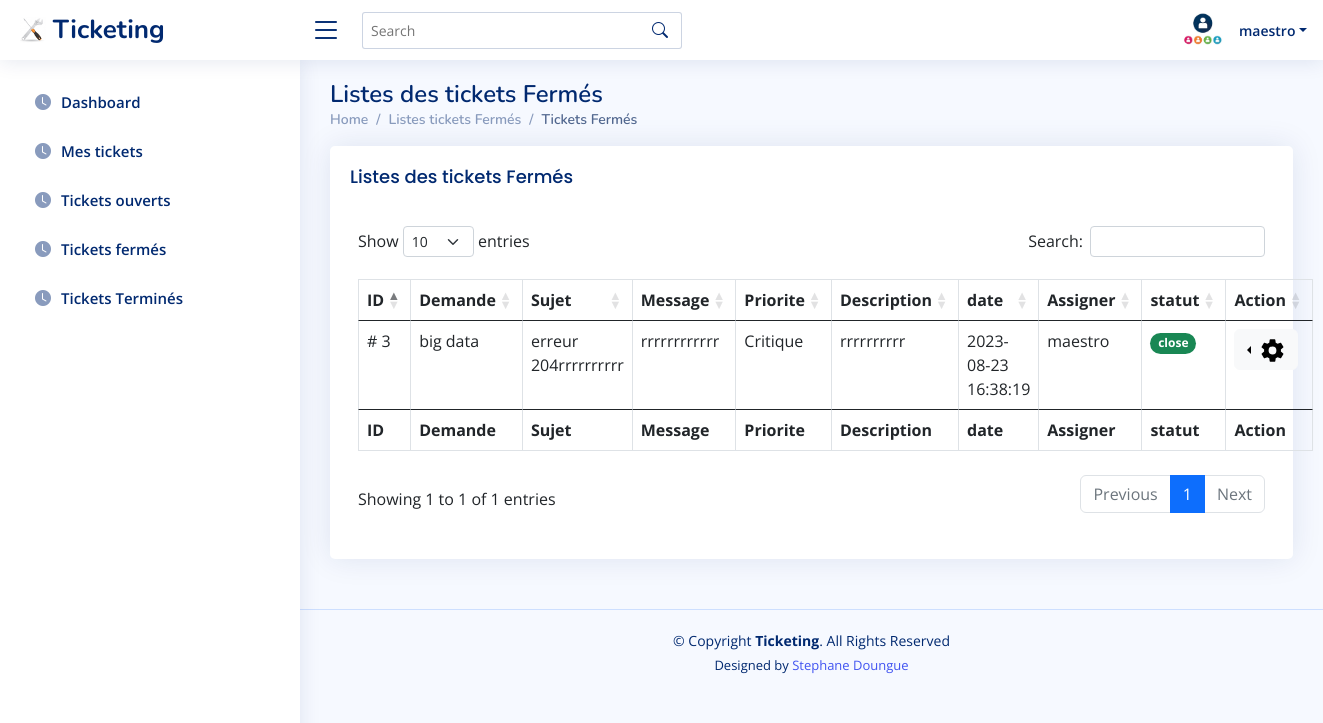
/client/ticket_ferme.php (signed in), run on the app's committed database.
### tables this page shows
CREATE TABLE `tickets` (
  `id` int(11) NOT NULL,
  `id_auteur` int(11) NOT NULL,
  `pseudo_auteur` varchar(255) NOT NULL,
  `demande` varchar(225) NOT NULL,
  `priorite` varchar(50) NOT NULL,
  `sujet` text NOT NULL,
  `description` text NOT NULL,
  `message` text NOT NULL,
  `piece_jointe` text NOT NULL DEFAULT 'null',
  `statut` varchar(255) NOT NULL DEFAULT 'En cours',
  `assigner` varchar(225) NOT NULL DEFAULT 'Non assigner',
  `date` timestamp NOT NULL DEFAULT current_timestamp()
);

### actions/questions/showAllTicketfermeclientAction.php (called while the page is built)
<?php
require('../actions/database.php');
$getAllQuestions = $bdd->prepare('SELECT id, demande, priorite, sujet, description, message, piece_jointe, date, assigner, statut  FROM tickets WHERE id_auteur = ? AND statut = "close" ORDER BY id DESC');
$getAllQuestions->execute(array($_SESSION['id']));

### client/ticket_ferme.php (the view, shortened to what this page needs)
<?php
    require('../actions/questions/showAllTicketfermeclientAction.php');
?>
  <!DOCTYPE html>
    <html lang="en">
    <head>
        <link rel="stylesheet" href="https://cdn.datatables.net/1.13.5/css/dataTables.bootstrap5.min.css">
        <link rel="stylesheet" href="https://cdnjs.cloudflare.com/ajax/libs/twitter-bootstrap/5.3.0/css/bootstrap.min.css">
        <link href="https://cdn.jsdelivr.net/npm/bootstrap@5.0.2/dist/css/bootstrap.min.css" rel="stylesheet">
        <link href="https://cdn.jsdelivr.net/npm/bootstrap@5.0.0-beta2/dist/css/bootstrap.min.css" rel="stylesheet">
        <link href="../assets/vendor/bootstrap/css/bootstrap.min.css" rel="stylesheet">
        <link href="../assets/vendor/bootstrap-icons/bootstrap-icons.css" rel="stylesheet">
        <link href="../assets/vendor/boxicons/css/boxicons.min.css" rel="stylesheet">
        <link href="../assets/css/style.css" rel="stylesheet">
        <link href="../assets/css/custum.css" rel="stylesheet"><title></title>
    </head>
    <body>
     <?php
             include '../client/include/navbar.php'
             ?>
             <?php
             include '../client/include/sidebar.php'
             ?>
      <main>
      <main id="main" class="main">
        <div class="pagetitle">
          <h1>Listes des tickets Fermés</h1>
          <nav>
            <ol class="breadcrumb">
              <li class="breadcrumb-item"><a href="../client/client.html">Home</a></li>
              <li class="breadcrumb-item">Listes tickets Fermés</li>
              <li class="breadcrumb-item active">Tickets Fermés</li>
            </ol>
          </nav>
        </div>
        <section class="section">
          <div class="row">
            <div class="col-lg-12">
              <div class="card">
                <div class="card-body">
                  <h5 class="card-title">Listes des tickets Fermés  </h5>
          <div class="container">
              <div class="row">
                  <div class="col-lg-12">
                      <div class="table responsive">
                      <?php
                     if($getAllQuestions->rowCount()> 0){ ?>
                        <table id="id_ticket"  class="table table-bordered">
                        <thead>
                            <tr>
                                <th>ID</th>
                                <th>Demande</th>
                                <th>Sujet</th>
                                <th>Message</th>
                                <th>Priorite</th>
                                <th>Description</th>
                                <th>date</th>
                                <th>Assigner</th>
                                <th>statut</th>
                                <th>Action</th>
                            </tr>
                        </thead>
                        <tbody>
                        <?php
                            while($question = $getAllQuestions->fetch()){
                                ?>
                       <tr>
                       <td># <?= $question['id']; ?></td>
                         <td>  <?= $question['demande']; ?></td>
                         <td>  <?= $question['sujet']; ?></td>
                         <td>  <?= $question['message']; ?></td>
                         <td>  <?= $question['priorite']; ?></td>
                         <td><?= $question['description']; ?></td>
                         <td><?= $question['date']; ?></td>
                         <td><?= $question['assigner']; ?></td>
                         <td><div class='badge rounded-pill bg-success align-items-center'> <?= $question['statut']; ?></div></td>
                        <td>
                    <div class='btn-group dropstart'>
                  <button type='button' class='btn btn-light dropdown-toggle' data-bs-toggle='dropdown' aria-expanded='false'>
                  <img src='../assets/settings-sharp.svg' width='25px' alt=''>
                  </button>
                    </td>
                    </tr>
                    <?php
                            }
                        ?>
                        </tbody>
                        <tfoot>
                        <tr>
                                <th>ID</th>
                                <th>Demande</th>
                                <th>Sujet</th>
                                <th>Message</th>
                                <th>Priorite</th>
                                <th>Description</th>
                                <th>date</th>
                                <th>Assigner</th>
                                <th>statut</th>
                                <th>Action</th>
                        </tr>
                      </tfoot>
                    </table>
                    <?php }else{ ?>
                         <h6> Aucun Tickets Fermés </h6>
                        <?php  }
                    ?>
              </div>
              </div>
              </div>
           </div>
                </div>
              </div>
            </div>
          </div>
        </section>
      </main>
      <?php
        include '../client/include/footer.php';
      ?>
    </body>
    </html>

### assets/css/style.css (style rules this page uses)
:root { scroll-behavior: smooth; }
body { font-family: "Open Sans", sans-serif; background: #f6f9ff; color: #444444; }
a { color: #4154f1; text-decoration: none; }
h1, h2, h3, h4, h5, h6 { font-family: "Nunito", sans-serif; }
#main { margin-top: 60px; padding: 20px 30px; transition: all 0.3s; }
.pagetitle { margin-bottom: 10px; }
.pagetitle h1 { font-size: 24px; margin-bottom: 0; font-weight: 600; color: #012970; }
.card { margin-bottom: 30px; border: none; border-radius: 5px; box-shadow: 0px 0 30px rgba(1, 41, 112, 0.1); }
.card-title { padding: 20px 0 15px 0; font-size: 18px; font-weight: 500; color: #012970; font-family: "Poppins", sans-serif; }
.card-body { padding: 0 20px 20px 20px; }
.breadcrumb { font-size: 14px; font-family: "Nunito", sans-serif; color: #899bbd; font-weight: 600; }
.breadcrumb a { color: #899bbd; transition: 0.3s; }
.breadcrumb .breadcrumb-item::before { color: #899bbd; }
.breadcrumb .active { color: #51678f; font-weight: 600; }
@media (min-width: 1200px) { #main, #footer { margin-left: 300px; } }

### data on the page
tickets: id "3", demande "big data", sujet "erreur 204rrrrrrrrrr", message "rrrrrrrrrrrr", priorite "Critique", description "rrrrrrrrrr", date "2023-08-23 16:38:19", assigner "maestro", statut "close"

### other printed values
$_SESSION['pseudo'] "maestro"
